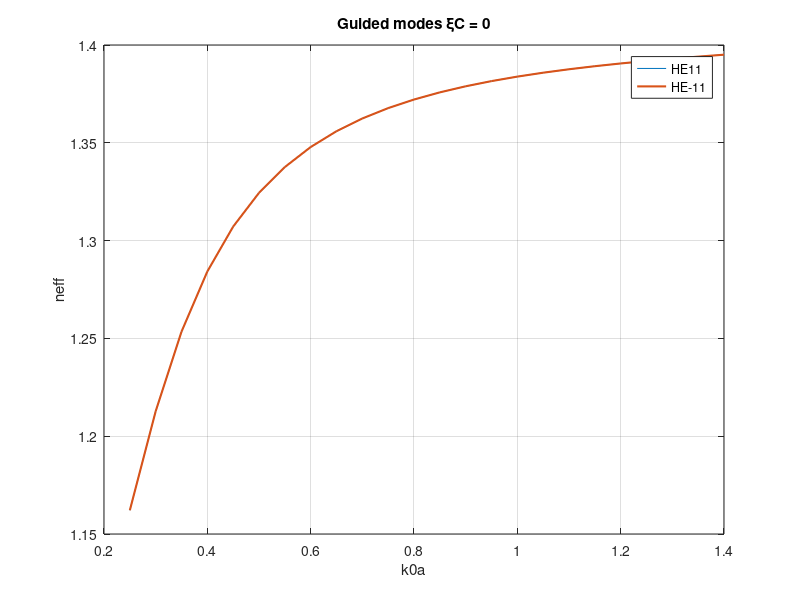

Write MATLAB code to recreate this figure.
clc, close all, clear all


% Plot
%Chirality=0
x=linspace(0.25,1.4,24);
y1=[1.1621264112771685 1.2127439270702591 1.2534355708765392 1.284212281590459 1.3071649934951726 ... 
    1.3244183401266998 1.3375932313128533 1.3478325179385868 1.3559284594054222 1.362433238041437 ...
1.367737017371117 1.3721200610699893 1.3757871308930476 1.3788903114021598 1.38154434303737 ...
1.3838370784388538 1.385836726758082 1.3875969520958764 1.3891605166328782 1.3905619218694452...
1.3918293502642074 1.3929861093227667 1.3940517221805035 1.395042755166106];
y2=[1.1621264112931426 1.21274392709108 1.2534355709026999 1.284212281622229 1.3071649935329228 ...
1.324418340170926 1.337593231364173 1.3478325179977662 1.3559284594733634 1.362433238119182 ...
1.367737017459864 1.3721200611711106 1.375787131008108 1.378890311532942 1.381544343185922 ...
1.3838370786075118 1.3858367269495293 1.3875969523132037 1.3891605168796417 1.3905619221497467...
1.3918293499456238 1.3929861089604174 1.3940517217680437 1.3950427546961996];
figure('Name','Guided modes'), plot(x,y1,x,y2,'LineWidth',1.5), grid on
legend('HE11','HE-11','Location','best')
title('Guided modes ξC = 0')
xlabel('k0a') 
ylabel('neff')

%Chirality=0.001
% x=linspace(0.25,1.4,24);
% y11=[1.1681969111305888 1.2200684486038131 1.2617911200808285 1.2934119461957398 1.3171221478330613...
% 1.3351243607607892 1.349094207434653 1.3602172846503713 1.369325046357276 1.3770107697896088...
% 1.3837114133599462 1.3897625664548319 1.3954346909746413 1.4009560990510448 1.40652539203857...
% 1.412314364106407 1.4184623997902372 1.4250656859983772 1.4321678259513664 1.4397589155895598...
% 1.4477853562925067 1.4561661334915994 1.464808907554616 1.4736217726997554];
% ym11=[1.1564687805890532 1.2061162234225684 1.2461254529849926 1.2764748979656024 1.29916531568906...
% 1.3162561471373262 1.3293294703144851 1.3395054125702635 1.347562468597562 1.354044040835857...
% 1.3593343624686423 1.3637094496244038 1.3673708406152945 1.370468034575687 1.3731135891325208...
% 1.3753934271325583 1.3773739815279358 1.379107224371738 1.3806342587472722 1.3819879200956704...
% 1.3831946847989791 1.3842760876091842 1.38524978629161 1.386130369750182];
% figure('Name','Guided modes'), plot(x,y11,x,ym11,'LineWidth',1.5), grid on
% legend('HE11','HE-11','Location','best')
% title('Guided modes ξC = 0.001')
% xlabel('k0a') 
% ylabel('neff')